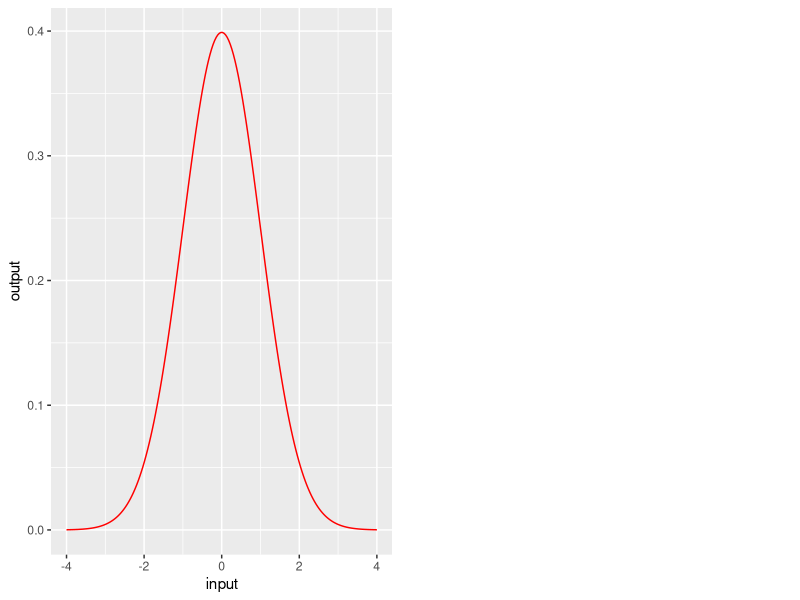

The R script that drew this image: (Note: this script raises an error after producing the figure.)
## ---- chunk 1
library(tidyverse)
knitr::opts_chunk$set(
  fig.align = 'center'
)

us_counties_population <- read_csv("data/us_county_pop.csv")

themeblue <- "#2c3e50"
## ---- chunk 2

# This code generates 200 equally-spaced values between -4 and 4, which we'll
# use as the 'input values'

input <- seq(from = -4,
         to = 4,
         length = 200)

## ---- chunk 3
output <- dnorm(x = input,
           mean = 0,
           sd = 1)
## ---- chunk 4
library(cowplot)
library(gridGraphics)
library(grid)

# Maggie, this is just a roundabout way to get both a ggplot and base R plot beside each other; I don't expect anyone to use this kind of syntax :)

q <- qplot(
  x = input,
  y = output,
  geom = "line",
  color = I("red")
)

b <- ~{plot(input, output, type = "l", col = "red")} %>% 
  ggdraw()

## ---- chunk 5

cowplot::plot_grid(plotlist = list(q, b))

## ---- chunk 6
input %>%
  data.frame() %>%
  ggplot(aes(x = input)) +
  stat_function(
    fun = dnorm,
    xlim = c(-4, 0),
    geom = "area",
    fill = themeblue,
    alpha = 0.75
  ) +
  stat_function(fun = dnorm)

## ---- chunk 7
pnorm(q = 0,
      mean = 0,
      sd = 1)
## ---- chunk 8
input %>% 
  data.frame() %>% 
  ggplot(aes(x = input)) +
  stat_function(
    fun = dnorm,
    xlim = c(-1, 1),
    geom = "area",
    fill = themeblue,
    alpha = 0.75
  ) +
  stat_function(fun = dnorm)
  

## ---- chunk 9
input %>% 
  data.frame() %>% 
  ggplot(aes(x = input)) +
  stat_function(
    fun = dnorm,
    xlim = c(-4, 1),
    geom = "area",
    fill = themeblue,
    alpha = 0.75
  ) +
  stat_function(fun = dnorm)  +
  stat_function(
    fun = dnorm,
    xlim = c(-4, -1),
    geom = "area",
    fill = "brown1",
    color = "brown1",
    size = 1.5,
    alpha = 0.6
  ) +
  geom_segment(
    x = -1,
    xend = -1,
    y = 0,
    yend = dnorm(-1),
    color = "brown1",
    size = 1.5,
    alpha = 0.6
  )

## ---- chunk 10

p_1 <- pnorm(1, mean = 0, sd = 1)

p_2 <- pnorm(-1, mean = 0, sd = 1)


p_1 - p_2

## ---- chunk 11

input %>% 
  data.frame() %>% 
ggplot(aes(x = input)) +
  stat_function(
    fun = dnorm,
    xlim = c(-4, qnorm(0.95)),
    geom = "area",
    fill = themeblue,
    alpha = 0.75
  ) +
  stat_function(fun = dnorm) + 
  annotate(
    geom = "text",
    x = 0,
    y = 0.2,
    label = "95%",
    color = "snow",
    size = 5
  ) + 
  geom_vline(
    xintercept = qnorm(0.95),
    color = "brown1",
    size = 1,
    linetype = "dashed"
  ) +
  annotate(
    geom = "text",
    x = 2,
    y = 0.21,
    label = "x = ?",
    color = "brown1",
    size = 5
  )


## ---- chunk 12
qnorm(p = 0.95,
      mean = 0,
      sd = 1)
## ---- chunk 13
x <- c(44617, 7066, 17594, 2726, 1178, 18898, 5033, 37151, 4514, 4000)
## ---- chunk 14
sdev <- 15000
## ---- chunk 15
z.alpha.2 <- qnorm(p = 0.85,
                  mean= 0,
                  sd = 1)
plot_vals <- seq(from = -4, to =  4, length  = 200)


ggplot(data.frame(plot_vals), aes(plot_vals)) +
  stat_function(
    fun = dnorm,
    xlim = c(-1 * z.alpha.2, z.alpha.2),
    geom = "area",
    fill = "brown1",
    alpha = 0.75
  ) +
  stat_function(fun = dnorm) + 
  annotate(
    x = 0,
    y = 0.2,
    geom = "text",
    size = 5,
    label = "70%",
    color = "snow"
  ) +
  labs(
    x = "x"
  ) + 
  theme_minimal()
## ---- chunk 16
z.alpha.2 <- qnorm(p = 0.85,
                  mean= 0,
                  sd = 1)
## ---- chunk 17
xbar <- mean(x)
xbar
## ---- chunk 18

lbound <- xbar - (z.alpha.2 * (sdev / sqrt(10)))
ubound <- xbar + (z.alpha.2 * (sdev / sqrt(10)))

lbound
ubound

## ---- chunk 19
confidence <- function(x, sdev = 15000, ci) {
  # Notice that we've set the sdev argument to 15000, which means we've given
  # the function a default argument. We don't need to specify sdev whenever we
  # call the function, but if we do, it'll overwrite our default argument.
  
  # The length function gives us the number of elements, or n in our equation for CIs
  n <- length(x)
  xbar <- mean(x)
  alpha <- (1 - ci) / 2
  z.alpha.2 <- qnorm(p = 1 - alpha,
                     mean = 0,
                     sd = 1)
  lbound <-
    xbar - (z.alpha.2 * (sdev / sqrt(n)))
  ubound <-
    xbar + (z.alpha.2 * (sdev / sqrt(n)))
  
  
  # Let's round to 2 decimals, so we have dollars and cents
  lbound <- round(lbound, digits = 2)
  ubound <- round(ubound, digits = 2)
  
  return(c(lbound, ubound))
}
## ---- chunk 20
confidence(x = x,
           sdev = 15000,
           ci = 0.7)
